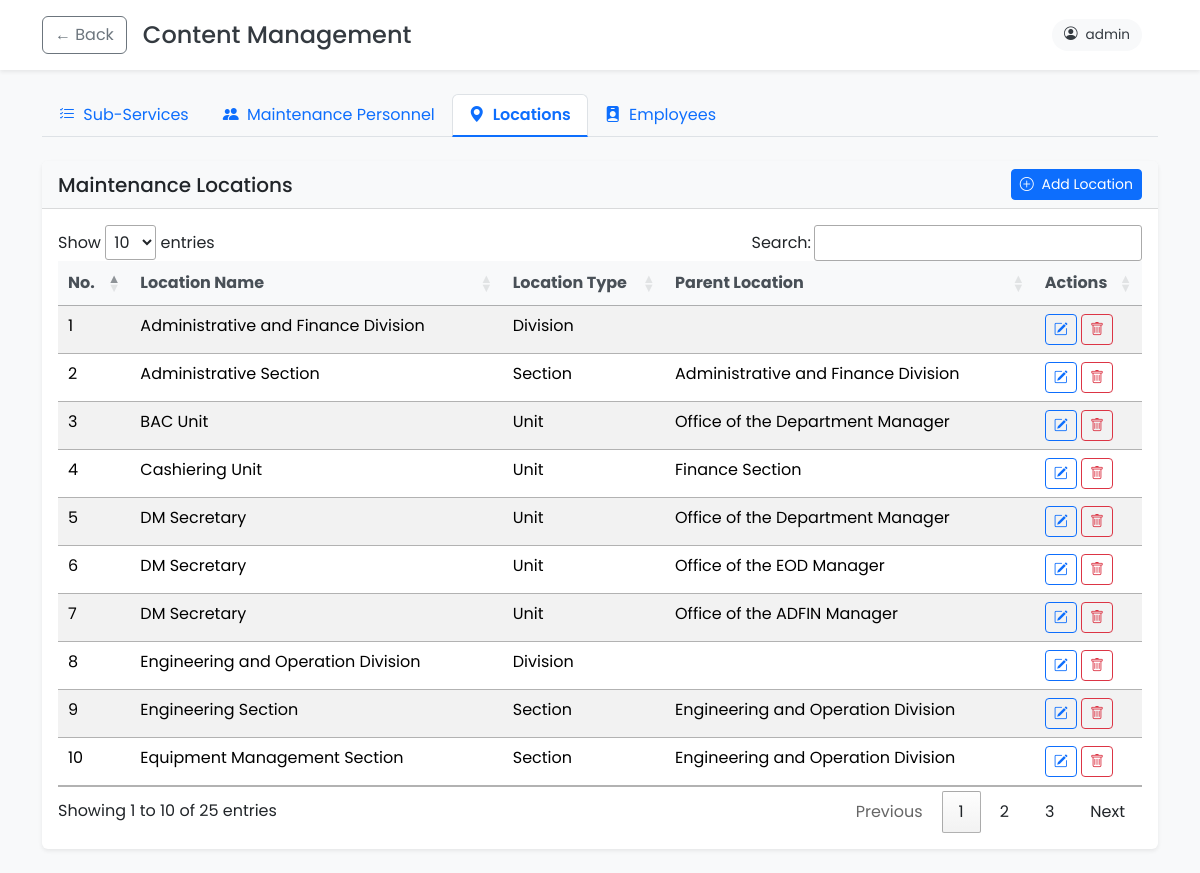
/admin/content-management.php?tab=locations (signed in), run on the app's committed database.
### tables this page shows
CREATE TABLE `location` (
  `location_id` int(11) NOT NULL,
  `location_name` varchar(255) NOT NULL,
  `location_type_id` int(11) DEFAULT NULL,
  `parent_location_id` int(11) DEFAULT NULL,
  `created_at` timestamp NOT NULL DEFAULT current_timestamp(),
  `is_deleted` enum('0','1') NOT NULL DEFAULT '0'
);

CREATE TABLE `location_type` (
  `id` int(11) NOT NULL,
  `name` varchar(255) NOT NULL
);

### admin/content-management.php (the view, shortened to what this page needs)
<?php
require_once "../database/config.php";
$validTabs = ['services', 'personnel', 'locations', 'employees'];
$activeTab = in_array($_GET['tab'] ?? '', $validTabs) ? $_GET['tab'] : 'services';
$currentUser = $_SESSION['user_id'];
switch ($activeTab) {
    case 'locations':
        try {
            $locations = $pdo->query(
                "SELECT l.location_id, l.location_name, lt.name as location_type_name, lt.id as location_type_id, l.parent_location_id,
                        p.location_name as parent_name
                 FROM location l
                LEFT JOIN location_type lt ON l.location_type_id = lt.id
                 LEFT JOIN location p ON l.parent_location_id = p.location_id
                 WHERE l.is_deleted = '0'
                 ORDER BY l.location_name"
            )->fetchAll(PDO::FETCH_ASSOC);
        } catch (PDOException $e) {
            $errorMessage = "Database error" . $e->getMessage();
            $locationTypes = $locations = $parentLocations = [];
        }
        break;
}
?>
<!DOCTYPE html>
<html lang="en">
<head>
    <link href="../node_modules/bootstrap/dist/css/bootstrap.min.css" rel="stylesheet">
    <link rel="stylesheet" href="../node_modules/sweetalert2/dist/sweetalert2.min.css">
    <link rel="stylesheet" href="../css/global.css">
    <link rel="stylesheet" href="../css/content-management.css">
    <link rel="stylesheet" href="https://cdn.jsdelivr.net/npm/bootstrap-icons@1.8.0/font/bootstrap-icons.css">
    <link href="https://cdn.datatables.net/1.12.1/css/jquery.dataTables.min.css" rel="stylesheet">
</head>
<body class="h-100">
    <header class="page-header"
        style="background-color:#fff; box-shadow:0 0.125rem 0.25rem rgba(0,0,0,0.075); margin-bottom:1.5rem; padding:1rem 0">
        <div class="container">
            <div class="row align-items-center">
                <div class="col-md-6">
                    <div class="d-flex align-items-center">
                        <a class="btn btn-outline-secondary me-3" href="index.php">&larr; Back</a>
                        <h4 class="m-0">Content Management</h4>
                    </div>
                </div>
                <div class="col-md-6 text-end">
                    <div class="user-info me-3">
                        <i class="bi bi-person-circle me-2"></i>
                        <span><?= htmlspecialchars($currentUser) ?></span>
                    </div>
                </div>
            </div>
        </div>
    </header>
    <div class="container">
        <ul class="nav nav-tabs mb-4">
            <?php
            $tabs = [
                'services' => ['icon' => 'bi-list-check', 'label' => 'Sub-Services'],
                'personnel' => ['icon' => 'bi-people-fill', 'label' => 'Maintenance Personnel'],
                'locations' => ['icon' => 'bi-geo-alt-fill', 'label' => 'Locations'],
                'employees' => ['icon' => 'bi-person-badge-fill', 'label' => 'Employees']
            ];
            foreach ($tabs as $tab => $info): ?>
                <li class="nav-item">
                    <a class="nav-link <?= $activeTab === $tab ? 'active' : '' ?>" href="?tab=<?= $tab ?>">
                        <i class="bi <?= $info['icon'] ?> me-1"></i> <?= $info['label'] ?>
                    </a>
                </li>
            <?php endforeach; ?>
        </ul>
        <?php if ($activeTab === 'personnel'): ?>
            <div class="card mb-4 h-100">
                <div class="card-header d-flex justify-content-between align-items-center">
                    <h5 class="mb-0">Maintenance Personnel</h5>
                    <button type="button" class="btn btn-sm btn-primary" data-bs-toggle="modal"
                        data-bs-target="#addPersonnelModal">
                        <i class="bi bi-plus-circle me-1"></i> Add Personnel
                    </button>
                </div>
                <div class="card-body">
                    <div class="table-responsive">
                        <table class="table table-striped table-hover datatable">
                            <thead>
                                <tr>
                                    <th>No.</th>
                                    <th>First Name</th>
                                    <th>Middle Name</th>
                                    <th>Last Name</th>
                                    <th>Actions</th>
                                </tr>
                            </thead>
                            <tbody>
                                <?php foreach ($personnel ?? [] as $index => $person): ?>
                                    <tr>
                                        <td><?= $index + 1 ?></td>
                                        <td><?= htmlspecialchars($person['first_name']) ?></td>
                                        <td><?= htmlspecialchars($person['middle_name'] ?? '') ?></td>
                                        <td><?= htmlspecialchars($person['last_name']) ?></td>
                                        <td class="action-buttons">
                                            <button type="button" class="btn btn-sm btn-outline-primary" onclick='editPersonnel(
                                                    <?= (int) $person["id"] ?>,
                                                    <?= json_encode($person["first_name"]) ?>,
                                                    <?= json_encode($person["middle_name"] ?? "") ?>,
                                                    <?= json_encode($person["last_name"]) ?>
                                                )'>
                                                <i class="bi bi-pencil-square"></i>
                                            </button>
                                            <button type="button" class="btn btn-sm btn-outline-danger" onclick='confirmDeletePersonnel(
                                                    <?= (int) $person["id"] ?>,
                                                    <?= json_encode($person["first_name"] . " " . $person["last_name"]) ?>
                                                )'>
                                                <i class="bi bi-trash"></i>
                                            </button>
                                        </td>
                                    </tr>
                                <?php endforeach; ?>
                                <?php if (empty($personnel ?? [])): ?>
                                    <tr>
                                        <td colspan="5" class="text-center">No personnel records found</td>
                                    </tr>
                                <?php endif; ?>
                            </tbody>
                        </table>
                    </div>
                </div>
            </div>
        <?php elseif ($activeTab === 'locations'): ?>
            <div class="card mb-4 h-100">
                <div class="card-header d-flex justify-content-between align-items-center">
                    <h5 class="mb-0">Maintenance Locations</h5>
                    <button type="button" class="btn btn-sm btn-primary" data-bs-toggle="modal"
                        data-bs-target="#addLocationModal">
                        <i class="bi bi-plus-circle me-1"></i> Add Location
                    </button>
                </div>
                <div class="card-body">
                    <div class="table-responsive">
                        <table class="table table-striped table-hover datatable">
                            <thead>
                                <tr>
                                    <th>No.</th>
                                    <th>Location Name</th>
                                    <th>Location Type</th>
                                    <th>Parent Location</th>
                                    <th>Actions</th>
                                </tr>
                            </thead>
                            <tbody>
                                <?php foreach ($locations ?? [] as $index => $location): ?>
                                    <tr>
                                        <td><?= $index + 1 ?></td>
                                        <td><?= htmlspecialchars($location['location_name']) ?></td>
                                        <td><?= htmlspecialchars($location['location_type_name'] ?? '') ?></td>
                                        <td><?= htmlspecialchars($location['parent_name'] ?? '') ?></td>
                                        <td class="action-buttons">
                                            <button type="button" class="btn btn-sm btn-outline-primary" onclick='editLocation(
                                                <?= (int) $location["location_id"] ?>,
                                                <?= json_encode($location["location_name"]) ?>,
                                                <?= $location["location_type_id"] ? (int) $location["location_type_id"] : "null" ?>,
                                                <?= $location["parent_location_id"] ? (int) $location["parent_location_id"] : "null" ?>
                                            )'>
                                                <i class="bi bi-pencil-square"></i>
                                            </button>
                                            <button type="button" class="btn btn-sm btn-outline-danger" onclick='confirmDeleteLocation(
                                                    <?= (int) $location["location_id"] ?>,
                                                    <?= json_encode($location["location_name"]) ?>
                                                )'>
                                                <i class="bi bi-trash"></i>
                                            </button>
                                        </td>
                                    </tr>
                                <?php endforeach; ?>
                            </tbody>
                        </table>
                    </div>
                </div>
            </div>
        <?php endif; ?>
    </div>
</body>
</html>

### css/global.css (style rules this page uses)
* { font-family: "Poppins", serif; font-weight: 400; font-style: normal; }
.active { background-color: rgba(2, 103, 35, 0.9); color: white; }

### css/content-management.css (style rules this page uses)
body { background-color: #f8f9fa; color: #343a40; }
.page-header { background-color: #fff; box-shadow: 0 2px 10px rgba(0, 0, 0, 0.1); padding: 15px 0; margin-bottom: 25px; }
.user-info { display: inline-flex; align-items: center; padding: 6px 12px; background-color: #f8f9fa; border-radius: 50px; font-size: 0.85rem; }

### admin/content-management.php (style rules this page uses)
.action-buttons .btn { padding: 0.25rem 0.5rem; font-size: 0.875rem; }
.table thead th { background-color: #f8f9fa; color: #495057; font-weight: 600; }
.card { border: none; box-shadow: 0 0.125rem 0.25rem rgba(0, 0, 0, 0.075); }
.card-header { background-color: #f8f9fa; border-bottom: 1px solid rgba(0, 0, 0, 0.125); }
.nav-tabs .nav-link.active { color: #0d6efd; font-weight: 600; border-bottom: 2px solid #0d6efd; }

### data on the page
location: location_name "Administrative and Finance Division", location_type.name "Division"
location: location_name "Administrative Section", location_type.name "Section", parent_location.location_name "Administrative and Finance Division"
location: location_name "BAC Unit", location_type.name "Unit", parent_location.location_name "Office of the Department Manager"
location: location_name "Cashiering Unit", location_type.name "Unit", parent_location.location_name "Finance Section"
location: location_name "DM Secretary", location_type.name "Unit", parent_location.location_name "Office of the Department Manager"
location: location_name "DM Secretary", location_type.name "Unit", parent_location.location_name "Office of the EOD Manager"
location: location_name "DM Secretary", location_type.name "Unit", parent_location.location_name "Office of the ADFIN Manager"
location: location_name "Engineering and Operation Division", location_type.name "Division"
location: location_name "Engineering Section", location_type.name "Section", parent_location.location_name "Engineering and Operation Division"
location: location_name "Equipment Management Section", location_type.name "Section", parent_location.location_name "Engineering and Operation Division"

### other printed values
$currentUser "admin"
$info['label'] "Sub-Services"
$info['label'] "Maintenance Personnel"
$info['label'] "Locations"
$info['label'] "Employees"
